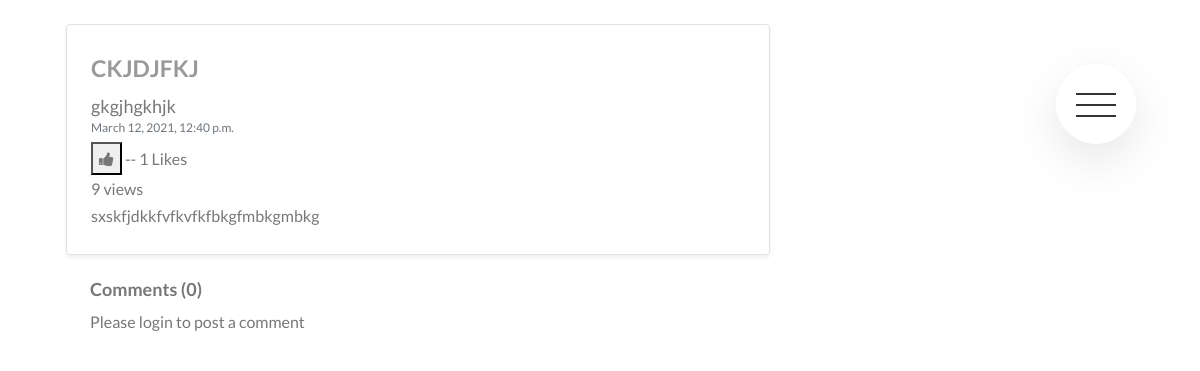
The page /posts/r/gkgjhgkhjk on the database its author committed.
### posts/models.py (models this page shows, shortened)
class Post(models.Model):
    sno = models.AutoField(primary_key=True)
    user = models.ForeignKey(User, related_name="posts",on_delete=models.CASCADE)
    title = models.CharField(max_length=200)
    author = models.CharField(max_length=100)
    content = models.TextField()
    views = models.IntegerField(default=0)
    likes = models.ManyToManyField(User, related_name='blog_posts')
    tags = models.CharField(max_length=200)
    slug  = models.SlugField(blank=True, unique=True)
    created_at = models.DateTimeField(default=now)
    def total_likes(self):
        return self.likes.count()

### posts/views.py (the view)
# urls.py: path("r/<str:slug>", PostDetail, name="postdetail"),
def PostDetail(request, slug):
    post = Post.objects.filter(slug=slug).first()
    post.views = post.views +1
    total_likes = post.total_likes()
    post.save()
    liked = False
    if post.likes.filter(id = request.user.id).exists():
        liked = True
    comments= PostComment.objects.filter(post=post, parent=None)
    replies= PostComment.objects.filter(post=post).exclude(parent=None)
    replyDict={}
    for reply in replies:
        if reply.parent.sno not in replyDict.keys():
            replyDict[reply.parent.sno]=[reply]
        else:
            replyDict[reply.parent.sno].append(reply)
    context={'post':post, 'comments': comments, 'user': request.user, 'replyDict': replyDict, 'total_likes': total_likes, 'liked': liked}
    return render(request,"posts/post_detail.html",context)

### posts/models.py (called while the page is built)
def post_pre_save_receiver(sender, instance, *args, **kwargs):
    if not instance.slug:
        instance.slug = unique_slug_generator(instance)

### posts/templates/posts/post_detail.html (shortened to what this page needs)
{% extends "posts/post_base.html" %}
{% block head %}
<link href="https://cdn.jsdelivr.net/npm/bootstrap@5.0.0-beta2/dist/css/bootstrap.min.css" rel="stylesheet">
{% endblock %}
{% block post_content %}
{% load humanize %}
{% load extras %}
<div class="col-md-8">
    <div class="row no-gutters border rounded overflow-hidden flex-md-row mb-4 shadow-sm h-md-250 my-4 position-relative">
        <div class="col p-4 d-flex flex-column position-static">
            <strong class="d-inline-block mb-2" style="color: #999;text-transform: uppercase;font-size: 23px;">{{post.author}}</strong>
            <h3 class="mb-0" style="font-size:18px;">{{ post.title }}</h3>
            <div class="mb-1 text-muted" style="font-size:12px;">{{ post.created_at }}</div>
            <form action="{% url 'posts:like_post' post.sno %}" method="POST">
                {% if liked %}
                <button type="submit" name="post_sno" value="{{post.sno}}" ><i class="fa fa-thumbs-down" style="color: #777;"></i></button>
                {% else %}
                <button type="submit" name="post_sno" value="{{post.sno}}" ><i class="fa fa-thumbs-up" style="color: #777;"></i></button>
                {% endif %}  -- {{total_likes}} Likes
            </form>
            <span > {{post.views}} views</span>
            <p class="card-text mb-auto">{{ post.content }}</p>
        </div>
    </div>
    <div class="container">
        <h2 style="font-size: 18px;font-weight: 700;"> Comments ({{comments.count}}) </h2>
        <div class="my-2">
            {% if user.is_authenticated %}
            <form action="/posts/postComment" method="post">
                {% csrf_token %}
                <div class="form-group">
                    <label for="exampleInputEmail1">Post Comment </label>
                    <input type="text" class="form-control" name="comment" placeholder="Enter comment here">
                </div>
                <input type="hidden" name="postSno" value="{{post.sno}}">
                <input type="hidden" name="parentSno" value="">
                <button type="submit" class="btn btn-primary" style="background-color:#999;margin-top: 5px;">Submit</button>
            </form>
            {% else %}
            Please login to post a comment
            {% endif %}
        </div>
    </div>
</div>
{% endblock %}

### static/css/style.css (style rules this page uses)
body { font-family: "Lato" ,sans-serif; font-weight: 400; line-height: 1.7; color: #777; }
.row { max-width: 114rem; margin: 0 auto; }
.row:not(:last-child) { margin-bottom: 8rem; }
.row::after { content: ""; display: table; clear: both; }
.row [class^="col-"] { float: left; }

### rows shown on the page
Post: author "CKJDJFKJ", title "gkgjhgkhjk", created_at "March 12, 2021, 12:40 p.m.", views "9", content "sxskfjdkkfvfkvfkfbkgfmbkgmbkg"

### other values the page prints
{{ total_likes }} "1"
{{ comments.count }} "0"
